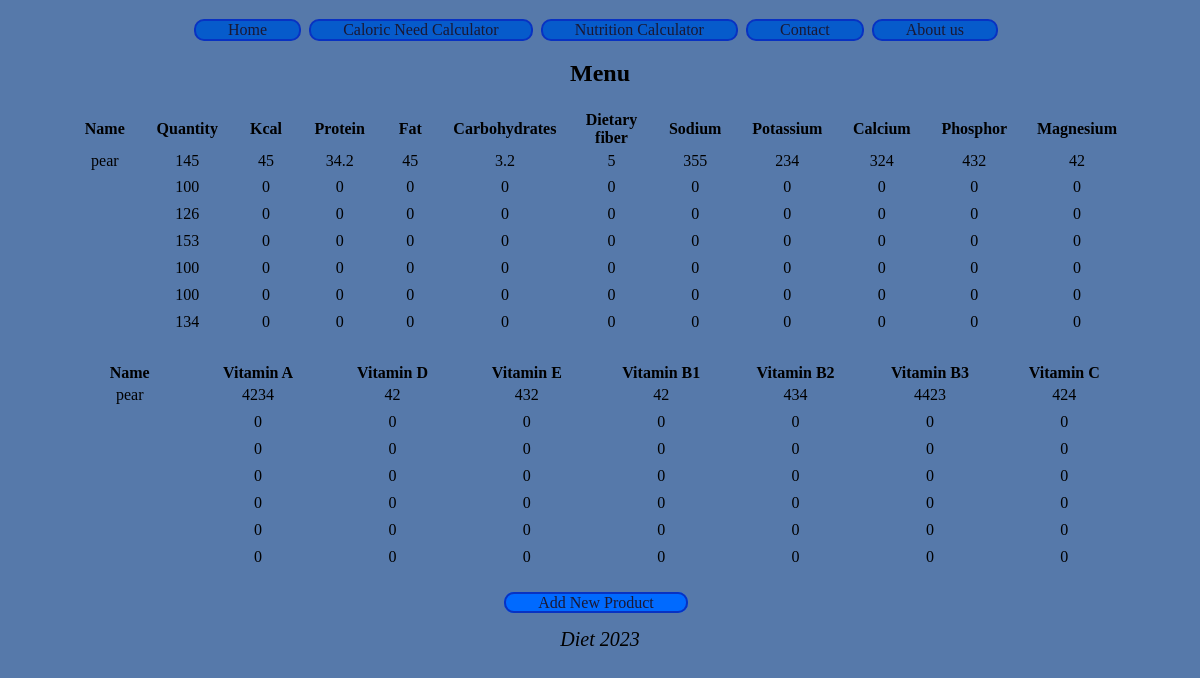
/calculator_nutrional_value.php, run on an earlier commit of the app's database.
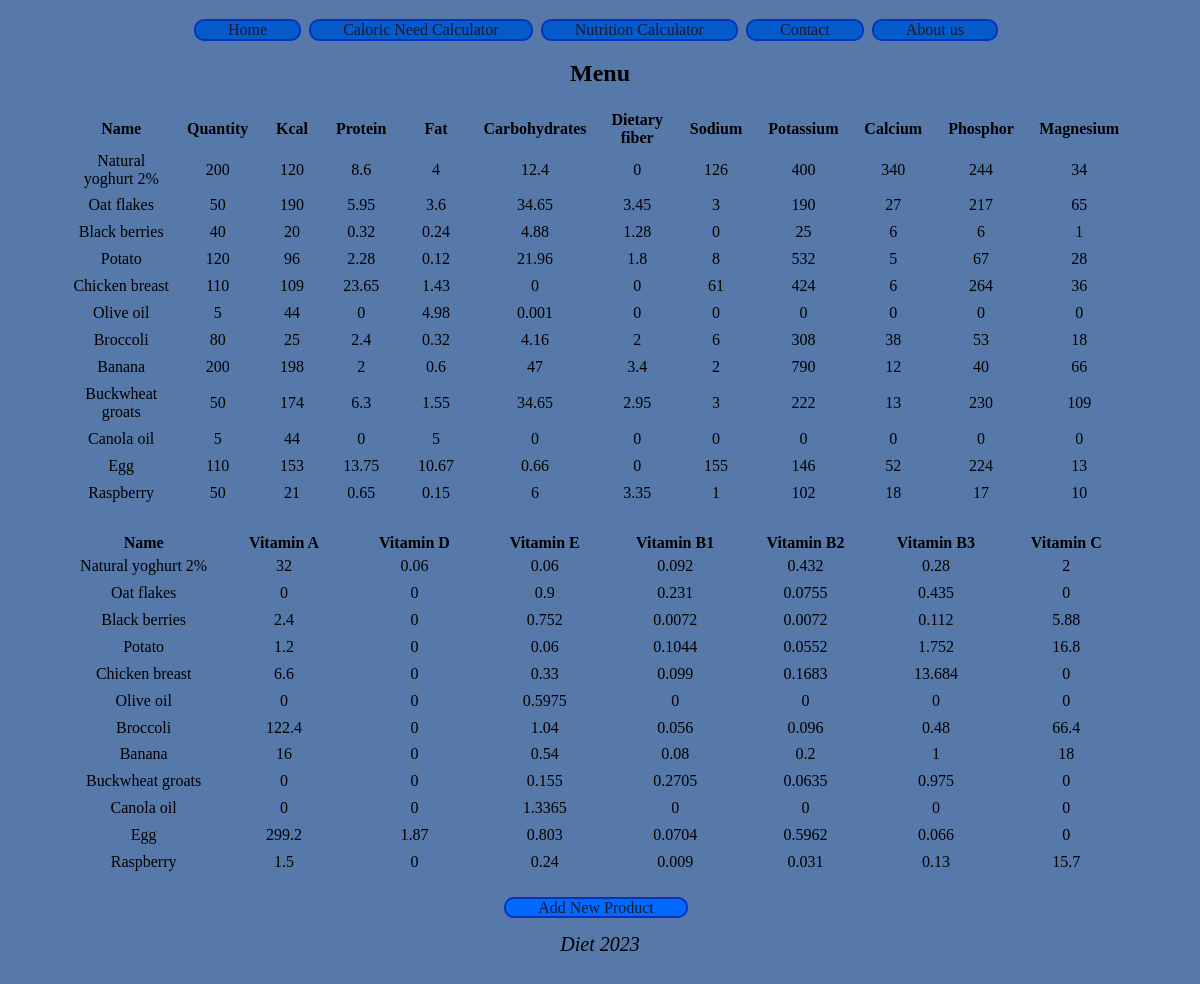
And on a later commit of the database.
### tables this page shows
CREATE TABLE `menu` (
  `id` int(11) NOT NULL,
  `name` text NOT NULL,
  `quantity` int(11) NOT NULL,
  `kcal` int(11) NOT NULL,
  `protein` float NOT NULL,
  `fat` float NOT NULL,
  `carbohydrates` float NOT NULL,
  `dietaryfiber` float NOT NULL,
  `sodium` int(11) NOT NULL,
  `potassium` int(11) NOT NULL,
  `calcium` int(11) NOT NULL,
  `phosphor` int(11) NOT NULL,
  `magnesium` int(11) NOT NULL,
  `vitaminA` float NOT NULL,
  `vitaminD` float NOT NULL,
  `vitaminE` float NOT NULL,
  `vitaminB1` float NOT NULL,
  `vitaminB2` float NOT NULL,
  `vitaminB3` float NOT NULL,
  `vitaminC` float NOT NULL
);

### calculator_nutrional_value.php (the view, shortened to what this page needs)
<html lang="en">
<head>
  <link rel="stylesheet" href="css/style.css">
</head>
<body>
  <?php
    require_once("nav.php");
  ?>
  <div class="container">
  <h2>Menu</h2>
    <table>
      <tr>
        <th scope="col">Name</th>
        <th scope="col">Quantity</th>
        <th scope="col">Kcal</th>
        <th scope="col">Protein</th>
        <th scope="col">Fat</th>
        <th scope="col">Carbohydrates</th>
        <th scope="col">Dietary fiber</th>
        <th scope="col">Sodium</th>
        <th scope="col">Potassium</th>
        <th scope="col">Calcium</th>
        <th scope="col">Phosphor</th>
        <th scope="col">Magnesium</th>
      </tr>
      <?php
        require_once "dbconnect.php";
            $sql = "SELECT * FROM `menu`";
            $result = mysqli_query($connection, $sql);
            while ($row = mysqli_fetch_assoc($result)) {
                ?>
                  <tr>
                      <td><?php echo $row['name'] ?></td>
                      <td><?php echo $row['quantity'] ?></td>
                      <td><?php echo $row['kcal'] ?></td>
                      <td><?php echo $row['protein'] ?></td>
                      <td><?php echo $row['fat'] ?></td>
                      <td><?php echo $row['carbohydrates'] ?></td>
                      <td><?php echo $row['dietaryfiber'] ?></td>
                      <td><?php echo $row['sodium'] ?></td>
                      <td><?php echo $row['potassium'] ?></td>
                      <td><?php echo $row['calcium'] ?></td>
                      <td><?php echo $row['phosphor'] ?></td>
                      <td><?php echo $row['magnesium'] ?></td>
                  </tr>
                <?php
            }
        ?>
    </table>
    <table>
        <tr>
          <th scope="col">Name</th>
          <th scope="col">Vitamin A</th>
          <th scope="col">Vitamin D</th>
          <th scope="col">Vitamin E</th>
          <th scope="col">Vitamin B1</th>
          <th scope="col">Vitamin B2</th>
          <th scope="col">Vitamin B3</th>
          <th scope="col">Vitamin C</th>
        </tr>
        <?php
        require_once "dbconnect.php";
            $sql = "SELECT * FROM `menu`";
            $result = mysqli_query($connection, $sql);
            while ($row = mysqli_fetch_assoc($result)) {
            ?>
            <tr>
                <td><?php echo $row['name'] ?></td>
                <td><?php echo $row['vitaminA'] ?></td>
                <td><?php echo $row['vitaminD'] ?></td>
                <td><?php echo $row['vitaminE'] ?></td>
                <td><?php echo $row['vitaminB1'] ?></td>
                <td><?php echo $row['vitaminB2'] ?></td>
                <td><?php echo $row['vitaminB3'] ?></td>
                <td><?php echo $row['vitaminC'] ?></td>
            </tr>
            <?php
            }
        ?>
    </table>
    <a href="add_new_product.php" class="promo__button">Add New Product</a>
</div>
  <?php
    require_once("footer.php");
  ?>
</body>
</html>

### nav.php
<nav>
  <ul class="promo__menu">
    <li class="promo__menu--item"><a href="index.php" class="promo__menu--link">Home</a></li>
    <li class="promo__menu--item"><a href="calculator_cpm.php" class="promo__menu--link">Caloric Need Calculator</a></li>
    <li class="promo__menu--item"><a href="calculator_nutrional_value.php" class="promo__menu--link">Nutrition Calculator</a></li>
    <li class="promo__menu--item"><a href="contact.php" class="promo__menu--link">Contact</a></li>
    <li class="promo__menu--item"><a href="about_us.php" class="promo__menu--link">About us</a></li>
  </ul>
</nav>

### footer.php
<footer class="promo__copyright">Diet 2023</footer>

### css/style.css (style rules this page uses)
* { margin: 0; padding: 0; box-sizing: border-box; text-align: center; background-color: #5679AA; }
table { display: flex; justify-content: center; }
table, td { border-collapse: collapse; margin-right: 4rem; margin-left: 4rem; margin-top: 1.2rem; margin-bottom: 1.2rem; padding: 0.28rem; }
th { border-collapse: collapse; width: 400px; margin-right: auto; margin-left: auto; margin-top: 1.2rem; margin-bottom: 1.2rem; }
.promo__menu { display: flex; justify-content: center; margin: auto; list-style-type: none; padding: 1.2rem; }
.promo__button { text-decoration: none; background-color: #006AFF; color: #1a1833; padding: 0 2rem 0 2rem; border: 2px solid #0832c2; border-radius: 10px; margin-right: 8px; }
.promo__menu--item { color: white; padding: 0 2rem 0 2rem; border: 2px solid #0832c2; border-radius: 10px; margin-right: 8px; background-color: #065bcb; }
.promo__menu--link { text-decoration: none; background-color: #065bcb; color: #1a1833; }
.promo__copyright { text-align: center; font-size: 20px; margin-bottom: 2rem; font-style: italic; margin-top: 1rem; }

What changed in the data, as far as the page shows it:
removed menu: name "pear", quantity "145", kcal "45", protein "34.2", fat "45", carbohydrates "3.2", dietaryfiber "5", sodium "355", potassium "234", calcium "324", phosphor "432", magnesium "42", vitaminA "4234", vitaminD "42", vitaminE "432", vitaminB1 "42", vitaminB2 "434", vitaminB3 "4423", vitaminC "424"
removed menu: quantity "100", kcal "0", protein "0", fat "0", carbohydrates "0", dietaryfiber "0", sodium "0", potassium "0", calcium "0", phosphor "0", magnesium "0", vitaminA "0", vitaminD "0", vitaminE "0", vitaminB1 "0", vitaminB2 "0", vitaminB3 "0", vitaminC "0"
removed menu: quantity "126", kcal "0", protein "0", fat "0", carbohydrates "0", dietaryfiber "0", sodium "0", potassium "0", calcium "0", phosphor "0", magnesium "0", vitaminA "0", vitaminD "0", vitaminE "0", vitaminB1 "0", vitaminB2 "0", vitaminB3 "0", vitaminC "0"
removed menu: quantity "153", kcal "0", protein "0", fat "0", carbohydrates "0", dietaryfiber "0", sodium "0", potassium "0", calcium "0", phosphor "0", magnesium "0", vitaminA "0", vitaminD "0", vitaminE "0", vitaminB1 "0", vitaminB2 "0", vitaminB3 "0", vitaminC "0"
removed menu: quantity "100", kcal "0", protein "0", fat "0", carbohydrates "0", dietaryfiber "0", sodium "0", potassium "0", calcium "0", phosphor "0", magnesium "0", vitaminA "0", vitaminD "0", vitaminE "0", vitaminB1 "0", vitaminB2 "0", vitaminB3 "0", vitaminC "0"
removed menu: quantity "100", kcal "0", protein "0", fat "0", carbohydrates "0", dietaryfiber "0", sodium "0", potassium "0", calcium "0", phosphor "0", magnesium "0", vitaminA "0", vitaminD "0", vitaminE "0", vitaminB1 "0", vitaminB2 "0", vitaminB3 "0", vitaminC "0"
removed menu: quantity "134", kcal "0", protein "0", fat "0", carbohydrates "0", dietaryfiber "0", sodium "0", potassium "0", calcium "0", phosphor "0", magnesium "0", vitaminA "0", vitaminD "0", vitaminE "0", vitaminB1 "0", vitaminB2 "0", vitaminB3 "0", vitaminC "0"
added menu: name "Natural yoghurt 2%", quantity "200", kcal "120", protein "8.6", fat "4", carbohydrates "12.4", dietaryfiber "0", sodium "126", potassium "400", calcium "340", phosphor "244", magnesium "34", vitaminA "32", vitaminD "0.06", vitaminE "0.06", vitaminB1 "0.092", vitaminB2 "0.432", vitaminB3 "0.28", vitaminC "2"
added menu: name "Oat flakes", quantity "50", kcal "190", protein "5.95", fat "3.6", carbohydrates "34.65", dietaryfiber "3.45", sodium "3", potassium "190", calcium "27", phosphor "217", magnesium "65", vitaminA "0", vitaminD "0", vitaminE "0.9", vitaminB1 "0.231", vitaminB2 "0.0755", vitaminB3 "0.435", vitaminC "0"
added menu: name "Black berries", quantity "40", kcal "20", protein "0.32", fat "0.24", carbohydrates "4.88", dietaryfiber "1.28", sodium "0", potassium "25", calcium "6", phosphor "6", magnesium "1", vitaminA "2.4", vitaminD "0", vitaminE "0.752", vitaminB1 "0.0072", vitaminB2 "0.0072", vitaminB3 "0.112", vitaminC "5.88"
added menu: name "Potato", quantity "120", kcal "96", protein "2.28", fat "0.12", carbohydrates "21.96", dietaryfiber "1.8", sodium "8", potassium "532", calcium "5", phosphor "67", magnesium "28", vitaminA "1.2", vitaminD "0", vitaminE "0.06", vitaminB1 "0.1044", vitaminB2 "0.0552", vitaminB3 "1.752", vitaminC "16.8"
added menu: name "Chicken breast", quantity "110", kcal "109", protein "23.65", fat "1.43", carbohydrates "0", dietaryfiber "0", sodium "61", potassium "424", calcium "6", phosphor "264", magnesium "36", vitaminA "6.6", vitaminD "0", vitaminE "0.33", vitaminB1 "0.099", vitaminB2 "0.1683", vitaminB3 "13.684", vitaminC "0"
added menu: name "Olive oil", quantity "5", kcal "44", protein "0", fat "4.98", carbohydrates "0.001", dietaryfiber "0", sodium "0", potassium "0", calcium "0", phosphor "0", magnesium "0", vitaminA "0", vitaminD "0", vitaminE "0.5975", vitaminB1 "0", vitaminB2 "0", vitaminB3 "0", vitaminC "0"
added menu: name "Broccoli", quantity "80", kcal "25", protein "2.4", fat "0.32", carbohydrates "4.16", dietaryfiber "2", sodium "6", potassium "308", calcium "38", phosphor "53", magnesium "18", vitaminA "122.4", vitaminD "0", vitaminE "1.04", vitaminB1 "0.056", vitaminB2 "0.096", vitaminB3 "0.48", vitaminC "66.4"
added menu: name "Banana", quantity "200", kcal "198", protein "2", fat "0.6", carbohydrates "47", dietaryfiber "3.4", sodium "2", potassium "790", calcium "12", phosphor "40", magnesium "66", vitaminA "16", vitaminD "0", vitaminE "0.54", vitaminB1 "0.08", vitaminB2 "0.2", vitaminB3 "1", vitaminC "18"
added menu: name "Buckwheat groats", quantity "50", kcal "174", protein "6.3", fat "1.55", carbohydrates "34.65", dietaryfiber "2.95", sodium "3", potassium "222", calcium "13", phosphor "230", magnesium "109", vitaminA "0", vitaminD "0", vitaminE "0.155", vitaminB1 "0.2705", vitaminB2 "0.0635", vitaminB3 "0.975", vitaminC "0"
added menu: name "Canola oil", quantity "5", kcal "44", protein "0", fat "5", carbohydrates "0", dietaryfiber "0", sodium "0", potassium "0", calcium "0", phosphor "0", magnesium "0", vitaminA "0", vitaminD "0", vitaminE "1.3365", vitaminB1 "0", vitaminB2 "0", vitaminB3 "0", vitaminC "0"
added menu: name "Egg", quantity "110", kcal "153", protein "13.75", fat "10.67", carbohydrates "0.66", dietaryfiber "0", sodium "155", potassium "146", calcium "52", phosphor "224", magnesium "13", vitaminA "299.2", vitaminD "1.87", vitaminE "0.803", vitaminB1 "0.0704", vitaminB2 "0.5962", vitaminB3 "0.066", vitaminC "0"
added menu: name "Raspberry", quantity "50", kcal "21", protein "0.65", fat "0.15", carbohydrates "6", dietaryfiber "3.35", sodium "1", potassium "102", calcium "18", phosphor "17", magnesium "10", vitaminA "1.5", vitaminD "0", vitaminE "0.24", vitaminB1 "0.009", vitaminB2 "0.031", vitaminB3 "0.13", vitaminC "15.7"
